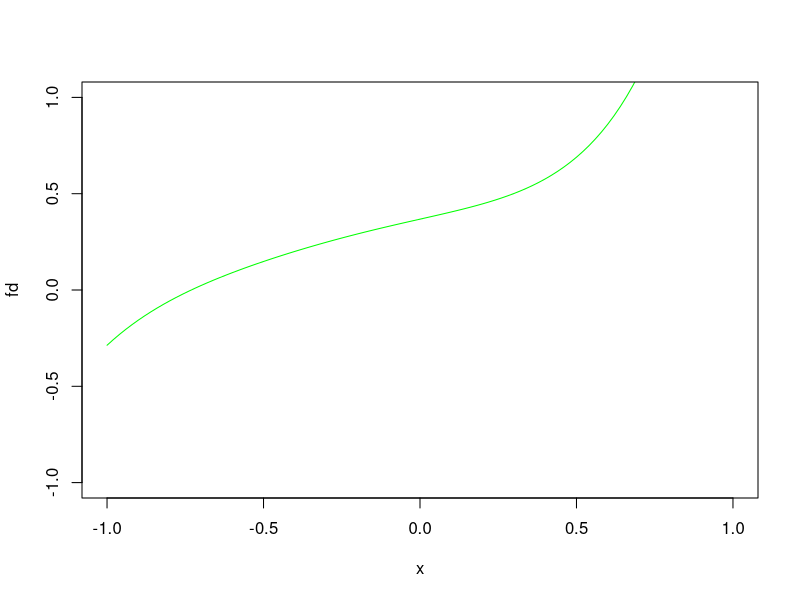

Recreate this plot in R. (Note: this script raises an error after producing the figure.)



degs = 5
dats = degs

#Funcion Original
fo = function( x ) {
  exp(sin( x ) - cos( x**2 ))
}

#Derivada de la funcion fo
fd = function( x ){
  exp(sin( x ) - cos( x**2 )) * (cos( x ) + 2 * x * sin( x**2 ))
}

#Grafica de la funcion original
plot(fd, xlim = c(-1, 1), ylim = c(-1, 1), col = 'green')

l1 = c()
l2 = c()
ov = (2 * (2 ^ ( -8 ))) / (dats - 1)

#Remez
i = 1
while( i < dats + 1 ){
  l2[i] = fo( l1[i] )
  i = i + 1
}

l2[ i ]= fd( 2 ^ ( -8 ))

j = 1
while(length( l1 ) < dats){
  if (length( l1 ) == 0 ){
    l1[j]= ( -2 ^ ( -8 ))
    j = j + 1
  }
  
  l1[j] = ( l1[j - 1] + ( ov ))
  j = j + 1
} 



#Auxiliar para evaluar monomio
n = rbind(c( 1, l1[1], ( l1[1] ) ^ 2, ( l1[1] ) ^ 3, ( l1[1] ) ^ 4, ( l1[1] ) ^ 5),
          c( 1, l1[2], ( l1[2] ) ^ 2,( l1[2] ) ^ 3,( l1[2] ) ^ 4,( l1[2] ) ^ 5),
          c( 1, l1[3], ( l1[3] ) ^ 2,( l1[3] ) ^ 3,( l1[3] ) ^ 4,( l1 [3] ) ^ 5),
          c(1, l1[4],( l1[4] ) ^ 2,( l1[4] ) ^ 3,( l1[4] ) ^ 4 ,( l1[4] ) ^ 5 ),
          c(1, l1[5],( l1[5] ) ^ 2,( l1[5] ) ^ 3,( l1[5] )^ 4,( l1[5] ) ^ 5),
          c(0, 1, 2 *( 2 ^ ( -8 )), 3 * ( 2 ^ ( -8 )) ^ 2, 4 * ( 2 ^ ( -8 )) ^ 3, 5 * ( 2 ^ ( -8 )) ^ 4)
)

evalSol=solve(n, l2)
print(evalSol)

#Mononimo a evaluar
monom = function( x ) {
  evalSol[1] + ( evalSol[2] * x ) + ( evalSol[3] * x ^ 2 ) + ( evalSol[4] * x ^ 3 ) + ( evalSol[5] * x ^ 4 ) 
}

#Grafica de Aproximacion de Remez
par(new = TRUE)
plot(monom, xlim = c(-1, 1) , ylim = c(-1, 1), col= 'red', main = 'Remez')




#Calculando errores
EA = 0
ER = 0
valPunt = pi/256
EA = abs((fo(valPunt)- monom(valPunt))*10^-6)
ER  = ((EA / monom(valPunt))*100)*10^-6


cat('Utilizando el punto: ',valPunt, '\n')
cat('Error Relativo: ', ER, '\n')
cat('Error Absoluto:' ,EA, '\n')